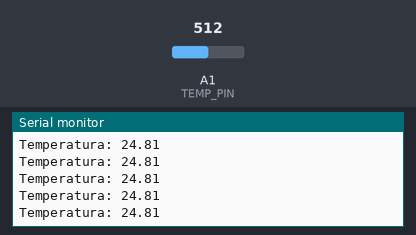
The sketch below on a simulated Arduino Uno, built with avr-gcc and run on an emulated ATmega328P. Parts: the last lines printed to the serial monitor. The test bench sets the inputs (shaded band); at power-on: A1 (TEMP_PIN) = 512.

Above: at 1.2 s.
1.3 s: A1 (TEMP_PIN) set to 716
At 1.56 s:
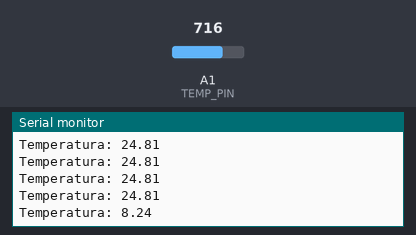
2.8 s: A1 (TEMP_PIN) set to 900
At 2.97 s:
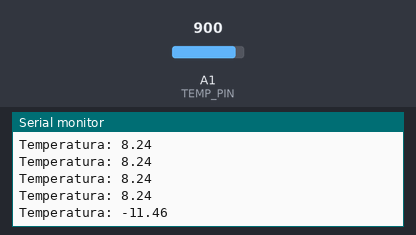
Timing chart, 0 to 5.8 s (numbered marks = the images above; inputs shaded):
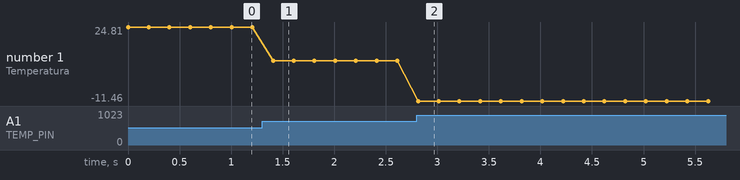

Measured:
- after the input at 1.3 s, the serial monitor: prints a new line after 0.11 s (image 1)
- after the input at 2.8 s, the serial monitor: prints a new line at once (image 2)
- plotted number 1: 24.81 → 8.24 after the input at 1.3 s, 8.24 → -11.46 after the input at 2.8 s

The sketch:

temp_sensor.ino.ino
```cpp
#include <math.h>

const int TEMP_PIN = A1;
const float B = 4275.0;
const float R = 100000.0;
const float Vcc = 1023.0;
const float T0 = 298.0;
void setup() {
  // put your setup code here, to run once:
  pinMode(TEMP_PIN, INPUT);
  Serial.begin(9600);
}

void loop() {
  float Vsig  = analogRead(TEMP_PIN);//leggo tensione dal sensore
  float R0 = ((float)(Vcc/Vsig) - 1.0)*R;
  float T = 1.0/(log(R/R0)/B + 1/T0);
  T = T - 273.15;//calcolo e converto temperatura in C
  Serial.print("Temperatura: ");
  Serial.println(T);
  delay(200);
}
```
